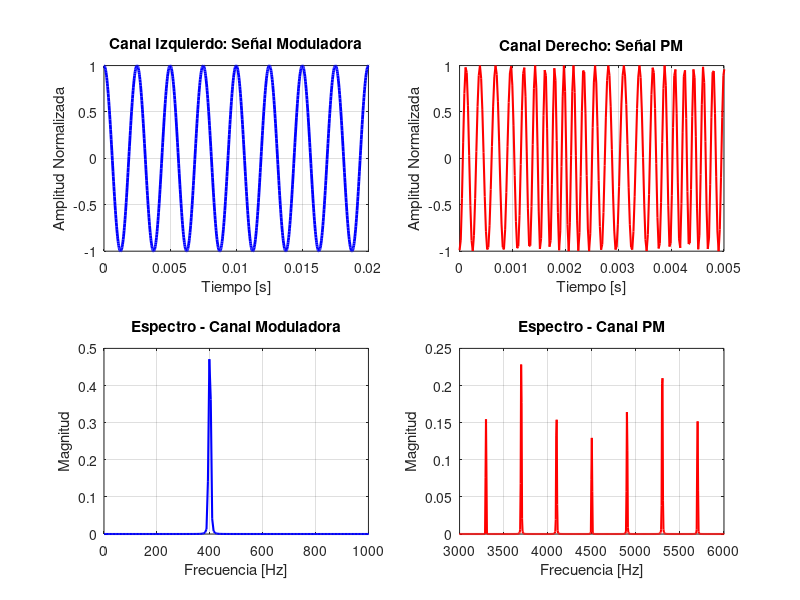

Recreate this plot in MATLAB.
clear all; close all; clc;

% Parámetros dados
fm = 400;           % Frecuencia moduladora [Hz]
fp = 4500;          % Frecuencia portadora [Hz]
Ap = 1;             % Amplitud pico de portadora [V]
beta_pm = 3;      % Índice de modulación de fase [radianes]

% Parámetros de simulación
fs = 44100;         % Frecuencia de muestreo [Hz]
T = 3;              % Duración [s]
t = 0:1/fs:T-1/fs;  % Vector de tiempo

fprintf('=== INICIANDO GENERACIÓN DE AUDIO PM ===\n');

%% Generación de señales
% Señal moduladora (mensaje)
moduladora = Ap * cos(2*pi*fm*t);

% Señal modulada en PM (Modulación de Fase)
% En PM: φ(t) = β * m(t), donde m(t) es la señal moduladora
pm_t = Ap * cos(2*pi*fp*t + beta_pm * moduladora);

%% Crear señal estéreo NORMALIZADA
% Normalizar ambas señales para evitar clipping
moduladora_norm = moduladora / max(abs(moduladora));
pm_t_norm = pm_t / max(abs(pm_t));

% Señal estéreo: Canal izquierdo = moduladora, Canal derecho = PM
senal_estereo = [moduladora_norm(:), pm_t_norm(:)];

%% Verificación previa a la reproducción
fprintf('=== VERIFICACIÓN DE SEÑALES ===\n');
fprintf('Duración: %.1f segundos\n', T);
fprintf('Tamaño señal estéreo: %dx%d\n', size(senal_estereo));
fprintf('Rango moduladora: [%.3f, %.3f]\n', min(moduladora_norm), max(moduladora_norm));
fprintf('Rango PM: [%.3f, %.3f]\n', min(pm_t_norm), max(pm_t_norm));
fprintf('Máximo absoluto: %.3f\n', max(abs(senal_estereo(:))));

%% Guardar archivo de audio 
filename = 'PM_Audio_Output.wav';
try
    audiowrite(filename, senal_estereo, fs);
    fprintf('✓ Archivo de audio guardado: %s\n', filename);
    fprintf('  - Canal izquierdo: Moduladora %d Hz\n', fm);
    fprintf('  - Canal derecho: Señal PM (portadora %d Hz, β=%.1f rad)\n', fp, beta_pm);
catch ME
    fprintf('✗ Error guardando archivo: %s\n', ME.message);
end

%% Visualización rápida
figure('Position', [100, 100, 1200, 600]);

% Señales en tiempo
subplot(2,2,1);
plot(t(1:min(2000,length(t))), moduladora_norm(1:min(2000,length(t))), 'b', 'LineWidth', 2);
title('Canal Izquierdo: Señal Moduladora');
xlabel('Tiempo [s]');
ylabel('Amplitud Normalizada');
grid on;
xlim([0, 0.02]);

subplot(2,2,2);
plot(t(1:min(1000,length(t))), pm_t_norm(1:min(1000,length(t))), 'r', 'LineWidth', 1.5);
title('Canal Derecho: Señal PM');
xlabel('Tiempo [s]');
ylabel('Amplitud Normalizada');
grid on;
xlim([0, 0.005]);

% Espectros
N = min(8192, length(pm_t));
f = (0:N-1) * (fs/N);

PM_fft = fft(pm_t_norm(1:N) .* hann(N)', N);
PM_mag = 2 * abs(PM_fft(1:N/2)) / N;

MOD_fft = fft(moduladora_norm(1:N) .* hann(N)', N);
MOD_mag = 2 * abs(MOD_fft(1:N/2)) / N;

subplot(2,2,3);
plot(f(1:N/2), MOD_mag, 'b', 'LineWidth', 1.5);
title('Espectro - Canal Moduladora');
xlabel('Frecuencia [Hz]');
ylabel('Magnitud');
grid on;
xlim([0, 1000]);

subplot(2,2,4);
plot(f(1:N/2), PM_mag, 'r', 'LineWidth', 1.5);
title('Espectro - Canal PM');
xlabel('Frecuencia [Hz]');
ylabel('Magnitud');
grid on;
xlim([3000, 6000]);

%% REPRODUCCIÓN DE AUDIO
fprintf('\n=== REPRODUCCIÓN DE AUDIO ===\n');

% Verificar que el audio puede reproducirse
if max(abs(senal_estereo(:))) <= 1
    fprintf('✓ Señal normalizada correctamente\n');
    
    % Reproducir directamente
    try
        fprintf('Reproduciendo audio... (Canal Izq: Moduladora, Canal Der: PM)\n');
        sound(senal_estereo, fs);
        fprintf('✓ Audio reproducido exitosamente\n');
        
        % Esperar mientras se reproduce
        pause(T + 1);
        
    catch ME
        fprintf('✗ Error en reproducción directa: %s\n', ME.message);
        fprintf('Intentando reproducción alternativa...\n');
        
        % Opción alternativa: reproducir canales por separado
        sound(moduladora_norm, fs);
        pause(T + 1);
        sound(pm_t_norm, fs);
    end
    
else
    fprintf('✗ Señal fuera de rango, no se puede reproducir\n');
    fprintf('Máximo detectado: %.3f (debe ser ≤ 1.0)\n', max(abs(senal_estereo(:))));
end

%% Información adicional del archivo generado
file_info = audioinfo(filename);
fprintf('\n=== INFORMACIÓN DEL ARCHIVO GUARDADO ===\n');
fprintf('Nombre: %s\n', file_info.Filename);
fprintf('Duración: %.2f segundos\n', file_info.Duration);
fprintf('Tasa de muestreo: %d Hz\n', file_info.SampleRate);
fprintf('Canales: %d\n', file_info.NumChannels);
fprintf('Bits por muestra: %d\n', file_info.BitsPerSample);

%% Verificación final de parámetros PM
fprintf('\n=== PARÁMETROS PM VERIFICADOS ===\n');
fprintf('Frecuencia moduladora (fm): %d Hz\n', fm);
fprintf('Frecuencia portadora (fp): %d Hz\n', fp);
fprintf('Índice de modulación de fase (β): %.1f radianes\n', beta_pm);
fprintf('Desviación máxima de fase: %.1f radianes\n', beta_pm);
fprintf('Ancho de banda aproximado: %.0f Hz\n', 2*(beta_pm + 1)*fm);

%% Instrucciones para el usuario
fprintf('\n=== INSTRUCCIONES ===\n');
fprintf('1. El archivo "PM_Audio_Output.wav" ya está guardado en tu carpeta actual\n');
fprintf('2. Puedes abrirlo con cualquier reproductor de audio\n');
fprintf('3. Usa auriculares para escuchar:\n');
fprintf('   - Oído izquierdo: tono puro de 400 Hz (moduladora)\n');
fprintf('   - Oído derecho: señal PM con variaciones de fase\n');
fprintf('4. Para análisis detallado, carga el archivo en tu osciloscopio virtual\n');

%% Generar comando para cargar en workspace
fprintf('\nPara cargar el audio en el workspace de MATLAB, usa:\n');
fprintf('[audio, fs_audio] = audioread(''%s'');\n', filename);
fprintf('sound(audio, fs_audio);\n');

fprintf('\n=== GENERACIÓN DE PM COMPLETADA ===\n');